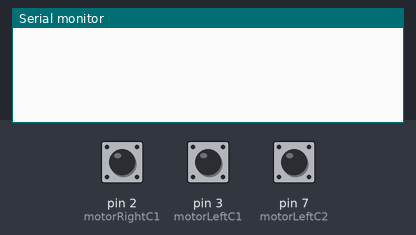
Recording of a sketch running on a simulated Arduino Uno, built with avr-gcc and run on an emulated ATmega328P. Parts: the last lines printed to the serial monitor. The test bench sets the inputs (shaded band); at power-on: pin 2 (motorRightC1) LOW, pin 3 (motorLeftC1) LOW, pin 7 (motorLeftC2) LOW.

Above: at 1.2 s.
1.3 s: pin 2 (motorRightC1) pulled HIGH for 1 s
At 3.7 s:
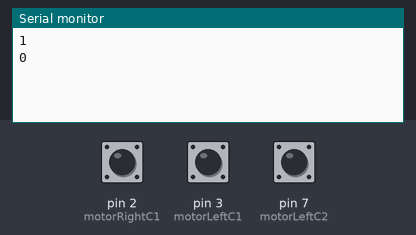
4.0 s: pin 3 (motorLeftC1) pulled HIGH for 0.15 s
At 5.3 s:
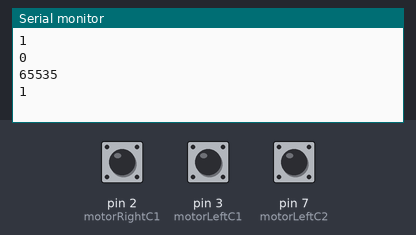
5.6 s: pin 3 (motorLeftC1) pulled HIGH for 1 s
At 7.4 s:
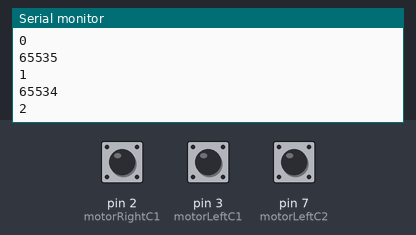
8.1 s: pin 2 (motorRightC1) pulled HIGH for 1 s
At 10.5 s:
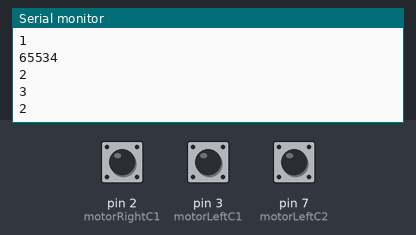
Timing chart, 0 to 11.6 s (numbered marks = the images above; inputs shaded):
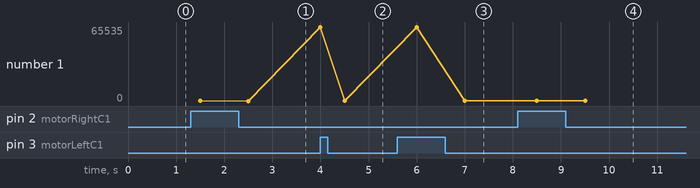

The sketch:

encoders.ino
```cpp
#define motorRightC1 2
#define motorRightC2 6

#define motorLeftC1 3
#define motorLeftC2 7

volatile unsigned int motorRightPos = 0;
volatile unsigned int motorLeftPos = 0;

unsigned int tmpR = 0;
unsigned int tmpL = 0;

unsigned int oldRC1 = 0;
unsigned int newRC1 = 0;
unsigned int RC2 = 0;

unsigned int oldLC1 = 0;
unsigned int newLC1 = 0;
unsigned int LC2 = 0;

void setup() {
  pinMode(motorRightC1, INPUT);
  pinMode(motorLeftC1, INPUT);
  // encoder pin on interrupt 0 (pin 2)
  attachInterrupt(0, doEncoderRight, CHANGE);
  // encoder pin on interrupt 1 (pin 3)
  attachInterrupt(1, doEncoderLeft, CHANGE);
  // set up the Serial Connection
  Serial.begin (115200);
}

void loop() {
  //Check each changes in position
  if (tmpR != motorRightPos) {
    Serial.println(motorRightPos, DEC);
    tmpR = motorRightPos;
  }
   //Check each changes in position
  if (tmpL != motorLeftPos) {
    Serial.println(motorLeftPos, DEC);
    tmpL = motorLeftPos;
  }
  delay(500);
}

// Interrupt on Right changing state
void doEncoderRight() {
  delay(1);
  newRC1 = digitalRead(motorRightC1);
  RC2 = digitalRead(motorLeftC2);
  if (oldRC1 == LOW && newRC1 == HIGH && RC2 == LOW){
    motorRightPos++;
  }
  else if (oldRC1 == HIGH && newRC1 == LOW && RC2 == HIGH){
    motorRightPos++;
  }
  else
  {
    motorRightPos--;
  }
  oldRC1 = newRC1;
}

// Interrupt on Left changing state
void doEncoderLeft() {
  delay(1);
  newLC1 = digitalRead(motorLeftC1);
  LC2 = digitalRead(motorLeftC2);
  if (oldLC1 == LOW && newLC1 == HIGH && LC2 == HIGH){
    motorLeftPos++;
  }
  else if (oldLC1 == HIGH && newLC1 == LOW && LC2 == LOW){
    motorRightPos++;
  }
  else
  {
    motorLeftPos--;
  }
  oldLC1 = newLC1;

  //LC1new = digitalRead(encoder0PinB);
  //LC1new^LC2old ? encoder0Pos++ : encoder0Pos--;
}
```

Measured:
- after the input at 1.3 s, the serial monitor: prints a new line after 0.20 s (image 1)
- after the input at 4.0 s, the serial monitor: prints a new line at once (image 2)
- after the input at 5.6 s, the serial monitor: prints a new line after 0.40 s (image 3)
- after the input at 8.1 s, the serial monitor: prints a new line after 0.40 s (image 4)
- plotted number 1: 1 → 2 after the input at 5.6 s
